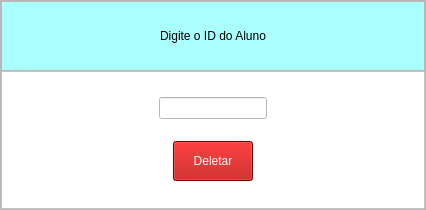
<?xml version="1.0" encoding="UTF-8"?>
<ui version="4.0">
 <class>MainWindow</class>
 <widget class="QMainWindow" name="MainWindow">
  <property name="geometry">
   <rect>
    <x>0</x>
    <y>0</y>
    <width>426</width>
    <height>210</height>
   </rect>
  </property>
  <property name="windowTitle">
   <string>Exclusão de Dados</string>
  </property>
  <property name="windowIcon">
   <iconset>
    <normaloff>icons/lixo.png</normaloff>icons/lixo.png</iconset>
  </property>
  <widget class="QWidget" name="centralwidget">
   <layout class="QVBoxLayout" name="verticalLayout">
    <property name="spacing">
     <number>0</number>
    </property>
    <property name="leftMargin">
     <number>0</number>
    </property>
    <property name="topMargin">
     <number>0</number>
    </property>
    <property name="rightMargin">
     <number>0</number>
    </property>
    <property name="bottomMargin">
     <number>0</number>
    </property>
    <item>
     <widget class="QFrame" name="frame">
      <property name="frameShape">
       <enum>QFrame::StyledPanel</enum>
      </property>
      <property name="frameShadow">
       <enum>QFrame::Raised</enum>
      </property>
      <layout class="QVBoxLayout" name="verticalLayout_2">
       <property name="spacing">
        <number>0</number>
       </property>
       <property name="leftMargin">
        <number>0</number>
       </property>
       <property name="topMargin">
        <number>0</number>
       </property>
       <property name="rightMargin">
        <number>0</number>
       </property>
       <property name="bottomMargin">
        <number>0</number>
       </property>
       <item>
        <widget class="QFrame" name="frame_3">
         <property name="maximumSize">
          <size>
           <width>16777215</width>
           <height>70</height>
          </size>
         </property>
         <property name="frameShape">
          <enum>QFrame::StyledPanel</enum>
         </property>
         <property name="frameShadow">
          <enum>QFrame::Raised</enum>
         </property>
         <layout class="QVBoxLayout" name="verticalLayout_3">
          <property name="spacing">
           <number>0</number>
          </property>
          <property name="leftMargin">
           <number>0</number>
          </property>
          <property name="topMargin">
           <number>0</number>
          </property>
          <property name="rightMargin">
           <number>0</number>
          </property>
          <property name="bottomMargin">
           <number>0</number>
          </property>
          <item>
           <widget class="QLabel" name="label">
            <property name="styleSheet">
             <string notr="true">background-color: rgb(170, 255, 255);</string>
            </property>
            <property name="text">
             <string>&lt;html&gt;&lt;head/&gt;&lt;body&gt;&lt;p align=&quot;center&quot;&gt;Digite o ID do Aluno&lt;/p&gt;&lt;/body&gt;&lt;/html&gt;</string>
            </property>
           </widget>
          </item>
         </layout>
        </widget>
       </item>
       <item>
        <widget class="QFrame" name="frame_2">
         <property name="styleSheet">
          <string notr="true">background-color: rgb(255, 255, 255);</string>
         </property>
         <property name="frameShape">
          <enum>QFrame::StyledPanel</enum>
         </property>
         <property name="frameShadow">
          <enum>QFrame::Raised</enum>
         </property>
         <layout class="QVBoxLayout" name="verticalLayout_4">
          <item alignment="Qt::AlignHCenter">
           <widget class="QLineEdit" name="line_delete"/>
          </item>
          <item alignment="Qt::AlignHCenter">
           <widget class="QPushButton" name="btn_delete">
            <property name="minimumSize">
             <size>
              <width>50</width>
              <height>40</height>
             </size>
            </property>
            <property name="styleSheet">
             <string notr="true">color: rgb(255, 255, 255);
background-color: rgb(180, 0, 0);</string>
            </property>
            <property name="text">
             <string>Deletar</string>
            </property>
           </widget>
          </item>
         </layout>
        </widget>
       </item>
      </layout>
     </widget>
    </item>
   </layout>
  </widget>
 </widget>
 <resources/>
 <connections/>
</ui>
